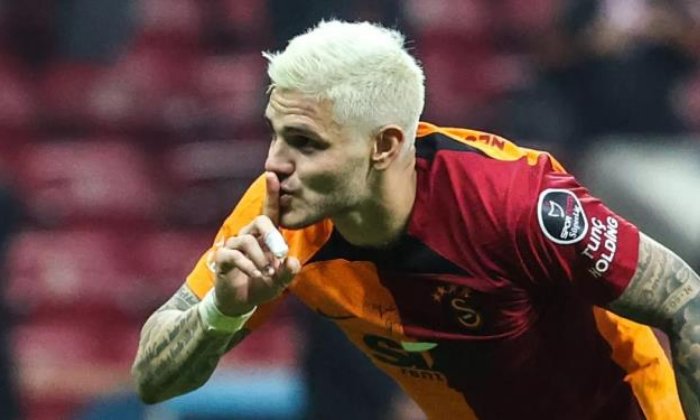
#> input picture images/icardi.png, 700 x 420 px
$ python 7laplacianvegauss.py
#> lines starting #> are read from the running program, lines starting #| are printed output that depends on the picture
import cv2
import numpy as np

img = cv2.imread('images/icardi.png', cv2.IMREAD_GRAYSCALE)
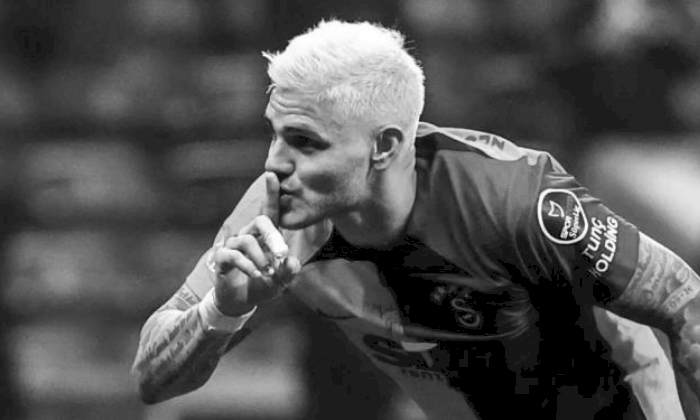
#> img: shape (420, 700); min 0, max 255, mean 82.7

laplacian_kernel = np.array([[0, -1, 0], [-1, 4, -1], [0, -1, 0]], dtype=np.float32)
laplacian_filtered = cv2.filter2D(img, -1, laplacian_kernel)
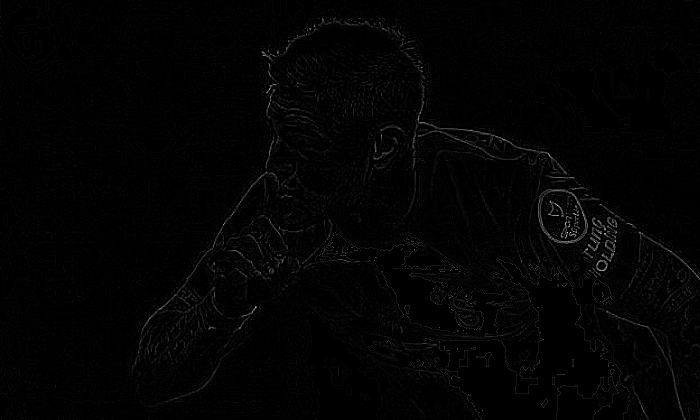
#> laplacian_filtered: shape (420, 700); min 0, max 255, mean 3.1

gauss_filtered = cv2.GaussianBlur(laplacian_filtered, (5, 5), 0)

cv2.imshow('Laplacian Filtered Image', laplacian_filtered)
cv2.imshow('Gauss Filtered Image', gauss_filtered)
cv2.waitKey(0)
cv2.destroyAllWindows()

$ run again, with images/tuzbiber.png copied over images/icardi.png
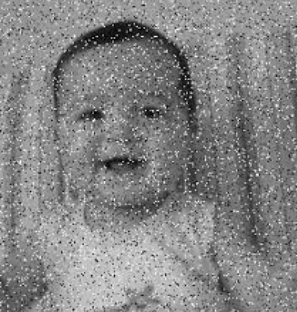
#> input picture images/tuzbiber.png, 297 x 312 px
#> img is the input picture: shape (312, 297); min 1, max 253, mean 132.7
#> `laplacian_filtered = cv2.filter2D(img, -1, laplacian_kernel)`:
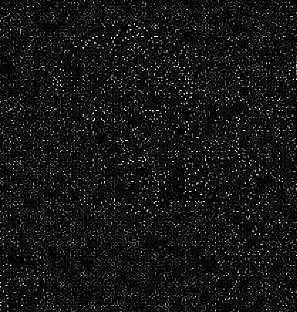
#> laplacian_filtered: shape (312, 297); min 0, max 255, mean 16.2
#> `gauss_filtered = cv2.GaussianBlur(laplacian_filtered, (5, 5), 0)`:
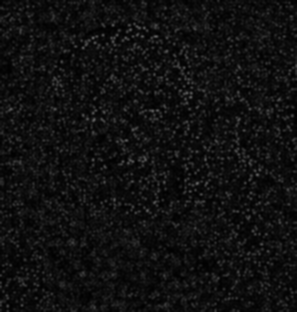
#> gauss_filtered: shape (312, 297); min 0, max 96, mean 16.2
